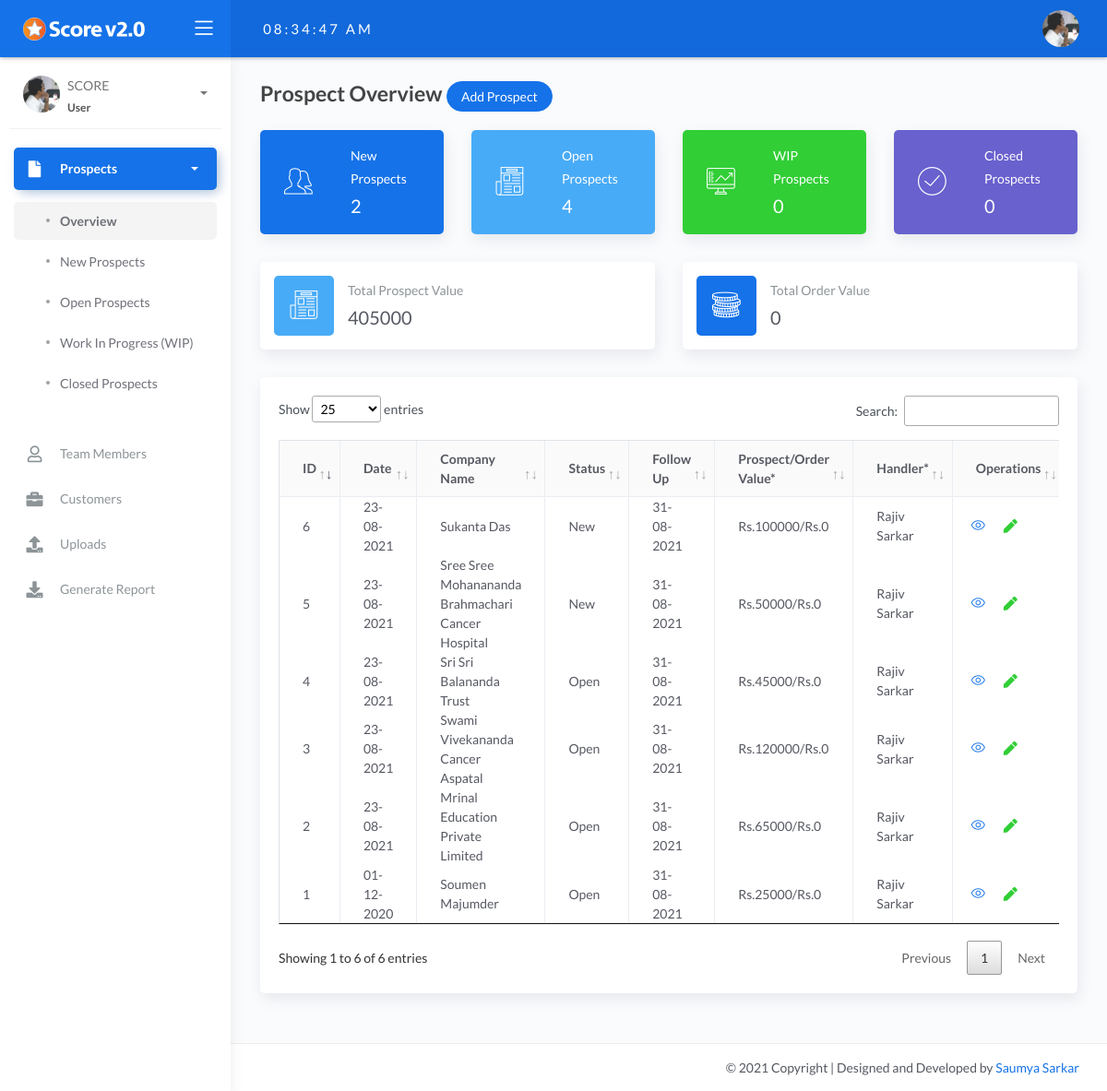
/user/overview.php (signed in), run on the app's committed database.
### tables this page shows
CREATE TABLE `users` (
  `user_id` int(11) NOT NULL,
  `code` varchar(191) NOT NULL,
  `branch` int(11) NOT NULL,
  `name` varchar(191) NOT NULL,
  `designation_id` int(11) NOT NULL,
  `head` varchar(191) NOT NULL,
  `phone` varchar(191) NOT NULL,
  `email` varchar(255) NOT NULL,
  `password` varchar(191) NOT NULL,
  `city` varchar(191) NOT NULL,
  `create_date` varchar(191) NOT NULL,
  `status` varchar(191) NOT NULL,
  `logoname` varchar(255) NOT NULL,
  `unknown` varchar(255) NOT NULL
);

CREATE TABLE `prospects` (
  `prospect_id` int(11) NOT NULL,
  `company_id` int(11) NOT NULL,
  `user_id` int(11) NOT NULL,
  `status` varchar(191) NOT NULL,
  `requirement` varchar(191) NOT NULL,
  `prospect_value` varchar(191) NOT NULL,
  `order_value` varchar(191) NOT NULL,
  `followup_date` varchar(191) NOT NULL,
  `closing_date` varchar(191) NOT NULL,
  `date` varchar(191) NOT NULL,
  `date2` varchar(191) NOT NULL
);

CREATE TABLE `companies` (
  `company_id` int(11) NOT NULL,
  `user_id` int(11) NOT NULL,
  `company_name` varchar(191) NOT NULL,
  `type` varchar(191) NOT NULL,
  `gstn` varchar(191) NOT NULL,
  `address` varchar(255) NOT NULL,
  `city` varchar(191) NOT NULL,
  `state` varchar(191) NOT NULL,
  `pin` varchar(191) NOT NULL,
  `country` varchar(191) NOT NULL,
  `phone` varchar(191) NOT NULL,
  `whatsapp` varchar(191) NOT NULL,
  `email` varchar(191) NOT NULL,
  `alt_email` varchar(191) NOT NULL,
  `website` varchar(255) NOT NULL,
  `contact_1` varchar(191) NOT NULL,
  `designation_1` varchar(191) NOT NULL,
  `phone_1` varchar(191) NOT NULL,
  `whatsapp_1` varchar(255) NOT NULL,
  `email_1` varchar(191) NOT NULL,
  `contact_2` varchar(191) NOT NULL,
  `designation_2` varchar(191) NOT NULL,
  `phone_2` varchar(191) NOT NULL,
  `whatsapp_2` varchar(191) NOT NULL,
  `email_2` varchar(191) NOT NULL
);

### user/overview.php (the view, shortened to what the rows shown need)
<?php
include 'db.php';
include 'includes/header.php';
include 'includes/navbar.php';
?>
     <?php
            $sql= mysqli_query($con, "SELECT * FROM users WHERE email='$username'");
            $row_1 = mysqli_fetch_assoc($sql);
            $x = $row_1['user_id'];
            $arr=array($x);
            $sql_1 = mysqli_query($con, "SELECT * FROM users WHERE head='$x'");
            while($row_2=mysqli_fetch_assoc($sql_1)){
               array_push($arr, $row_2['user_id']);
           }
           $array = implode(", ",$arr);
            ?>
        	<div class="main-panel">
			<div class="content">
				<div class="page-inner">
					<div class="row">
						<div class="col-md-12">
							<div class="card">
								<div class="card-body">
									<div class="table-responsive">
										<table align="left" id="example" class="table table-bordered table-hover" >
																 <thead bgcolor="#FAFAFA">
                                    <tr>
                                         <th style="font-weight:bolder;">ID</th>
                                            <th style="font-weight:bolder;">Date</th>
                                            <th style="font-weight:bolder;">Company Name</th>
                                            <th style="font-weight:bolder;">Status</th>
                                            <th style="font-weight:bolder;">Follow Up</th>
                                            <th style="font-weight:bolder;">Prospect/Order Value*</th>
                                            <th style="font-weight:bolder;">Handler*</th>
                                            <th style="font-weight:bolder;">Operations</th>
                                    </tr>
                                    </thead>
                                <?php
                                $query= mysqli_query($con, "SELECT * FROM prospects WHERE user_id IN ($array) AND status !='Closed' ORDER BY `prospects`.`prospect_id` DESC");
                                if (mysqli_num_rows($query)!=0){
                                while($row=mysqli_fetch_assoc($query)){
                                   $company_id= $row['company_id'];
                                    $query_a= mysqli_query($con, "SELECT * FROM companies WHERE company_id='$company_id'");
                                  $row_a=mysqli_fetch_assoc($query_a);
                                ?>
                                <tr>
                                    <td><?php echo $row['prospect_id']; ?></td>
                                    <td><?php echo $row['date']; ?></td>
                                    <td><?php echo $row_a['company_name']; ?></td>
                                    <td><?php if($row['status']=='Work In Progress') {echo "WIP";} else {echo $row['status'];} ?></td>
                                    <?php
                                    $date=date('Y-m-d');
                                    $date1 = DateTime::createFromFormat("d-m-Y", $row['followup_date']);
$y= $date1->format("Y");
$m= $date1->format("m");
$d= $date1->format("d");
$date2="".$y."-".$m."-".$d."";
                                     if ($date >= $date2){
                                     ?>
                                     <td  style="color:red; font-weight:bold;"><?php echo $row['followup_date'];?></td>
                                    <?php
                                     } else {
                                     ?>
                                      <td><?php echo $row['followup_date']; ?></td>
                                     <?php
                                     }
                                     ?>
                                    <td data-toggle="tooltip" data-placement="bottom" title="<?php $n=rtrim($row['requirement'], ", "); echo $n; ?>"><?php echo "Rs.".$row['prospect_value'].""; ?><?php echo "/Rs.".$row['order_value'].""; ?></td>
                                    <?php
                                      $id=$row['user_id'];
                                     $query_x= mysqli_query($con, "SELECT * FROM users WHERE user_id='$id'");
                                     $row_x=mysqli_fetch_assoc($query_x);
                                     $id1=$row_x['designation_id'];
                                     $query_j= mysqli_query($con, "SELECT * FROM designation WHERE designation_id='$id1'");
                                     $row_j=mysqli_fetch_assoc($query_j);
                                   $id1=$row_x['head'];
                                     $query_n= mysqli_query($con, "SELECT * FROM users WHERE user_id='$id1'");
                                     $row_n=mysqli_fetch_assoc($query_n);
                                     ?>
                                    <td data-toggle="tooltip" data-placement="bottom" title="Designation: <?php echo $row_j['name']; ?>, Email: <?php echo $row_x['email']; ?>, Under: <?php echo $row_n['name']; ?>  ">
  <?php echo $row_x['name']; ?></td>
                                    <td align="center">
                                        <div class="row">
                                                 <form action="view.php" method="post">
                    <button style="padding: 5px 10px 5px 10px;" type="submit" name="view_btn" class="btn btn-link btn-primary btn-lg"><i class="icon-eye"></i></button></form>
           <form action="prospectedit.php" method="post">
                    <button style="padding: 5px 10px 5px 10px;" type="submit" name="view_btn" class="btn btn-link btn-success btn-lg"><i class="fas fa-pen"></i></button>
                </form></div>
            </td>
                                </tr>
                                <?php
                                   }
                                } else {
                                    echo "No Result Found!";
                                }
                                ?>
                                </table>
                                </div>
                            </div>
                            </div>
                    </div>
                    </div>
                            </div>
            </div>
<?php
include 'includes/footer.php';
?>

### user/includes/header.php (shortened to what the rows shown need)
<!DOCTYPE html>
<html lang="en">
<head>
	<link rel="stylesheet" href="./assets/css/bootstrap.min.css">
	<link rel="stylesheet" href="./assets/css/datatables.min.css">
	<link rel="stylesheet" href="./assets/css/atlantis.min.css">
	<link rel="stylesheet" href="./assets/css/demo.css">
	 <link rel="stylesheet" href="https://code.jquery.com/ui/1.12.1/themes/base/jquery-ui.css">
</head>
<body>
	<div class="wrapper">
		<div class="main-header">
			<nav class="navbar navbar-header navbar-expand-lg" data-background-color="blue2">
				<div class="container-fluid">
					<ul class="navbar-nav topbar-nav ml-md-auto align-items-center">
							<?php
											$username=$_SESSION['username'];
											$sql = mysqli_query($con, "SELECT * FROM users WHERE email='$username'");
											$row=mysqli_fetch_assoc($sql);
											?>
						<li class="nav-item dropdown hidden-caret">
							<a class="dropdown-toggle profile-pic" data-toggle="dropdown" href="#" aria-expanded="false">
								<div class="avatar-sm">
									 <img src="<?php $image_src2 = $row['logoname']; echo "../admin/upload/".$image_src2.""; ?> " class="avatar-img rounded-circle" alt="...">
								</div>
							</a>
						</li>
					</ul>
				</div>
			</nav>
		</div>

### user/includes/navbar.php (shortened to what the rows shown need)
  <div class="sidebar sidebar-style-2">
	<div class="sidebar-wrapper scrollbar scrollbar-inner">
		<div class="sidebar-content">
				<div class="user">
				<div class="avatar-sm float-left mr-2">
					 <img src="<?php $image_src2 = $row['logoname']; echo "../admin/upload/".$image_src2.""; ?> " class="avatar-img rounded-circle" alt="...">
				</div>
			</div>
		</div>
	</div>
</div>

### data on the page
users: logoname (picture)
prospects: prospect_id "6", date "23-08-2021", company.company_name "Sukanta Das", status "New", followup_date "31-08-2021", prospect_value "100000", order_value "0", user.name "Rajiv Sarkar"
prospects: prospect_id "5", date "23-08-2021", company.company_name "Sree Sree Mohanananda Brahmachari Cancer Hospital", status "New", followup_date "31-08-2021", prospect_value "50000", order_value "0", user.name "Rajiv Sarkar"
prospects: prospect_id "4", date "23-08-2021", company.company_name "Sri Sri Balananda Trust", status "Open", followup_date "31-08-2021", prospect_value "45000", order_value "0", user.name "Rajiv Sarkar"
prospects: prospect_id "3", date "23-08-2021", company.company_name "Swami Vivekananda Cancer Aspatal", status "Open", followup_date "31-08-2021", prospect_value "120000", order_value "0", user.name "Rajiv Sarkar"
prospects: prospect_id "2", date "23-08-2021", company.company_name "Mrinal Education Private Limited", status "Open", followup_date "31-08-2021", prospect_value "65000", order_value "0", user.name "Rajiv Sarkar"
prospects: prospect_id "1", date "01-12-2020", company.company_name "Soumen Majumder", status "Open", followup_date "31-08-2021", prospect_value "25000", order_value "0", user.name "Rajiv Sarkar"

### other printed values
$number_b "2"
$number_a "4"
$number_c "0"
$number_d "0"
$total_e "405000"
$total_f "0"
